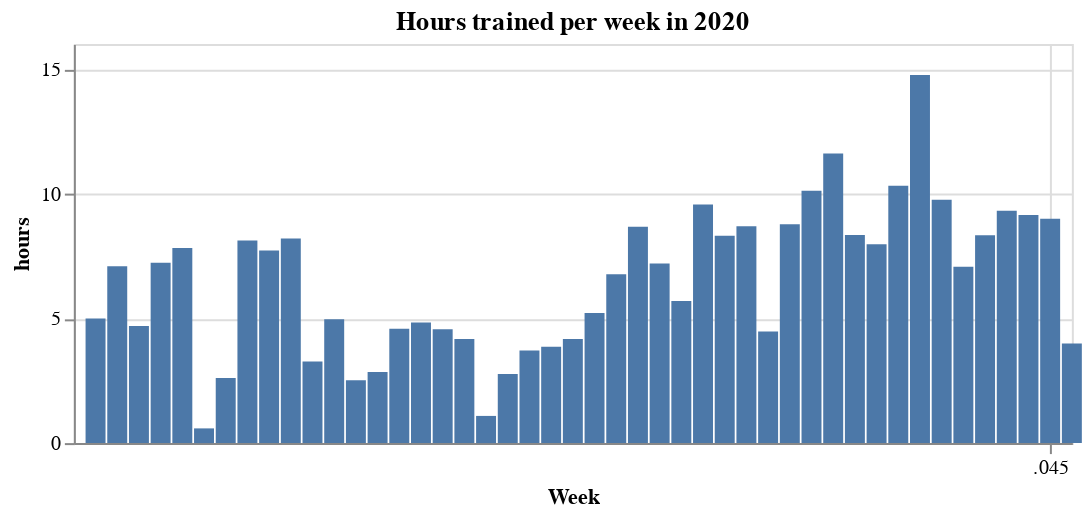

Notebook code cell kept with this figure:
### Code cell
activity_week = df.groupby(['week_no'])['hours'].sum().reset_index(name='hours')

alt.Chart(activity_week).mark_bar(size=10).encode(
    x=alt.X('week_no:T', axis=alt.Axis(title='Week')),
    y='hours:Q'
).properties(
    width=500,
    height=200,
    title='Hours trained per week in 2020'
)

### Figure 1 — Vega-Lite specification as saved in the notebook (floating-point values rounded to 4 significant figures)
{"config": {"view": {"continuousWidth": 400, "continuousHeight": 300}}, "data": {"name": "data-9deef90ed5e50150be8436032afa8587"}, "mark": {"type": "bar", "size": 10}, "encoding": {"x": {"type": "temporal", "axis": {"title": "Week"}, "field": "week_no"}, "y": {"type": "quantitative", "field": "hours"}}, "height": 200, "title": "Hours trained per week in 2020", "width": 500, "$schema": "https://vega.github.io/schema/vega-lite/v4.8.1.json", "datasets": {"data-9deef90ed5e50150be8436032afa8587": [{"week_no": 1, "hours": 4.99}, {"week_no": 2, "hours": 7.09}, {"week_no": 3, "hours": 4.69}, {"week_no": 4, "hours": 7.23}, {"week_no": 5, "hours": 7.82}, {"week_no": 6, "hours": 0.59}, {"week_no": 7, "hours": 2.61}, {"week_no": 8, "hours": 8.12}, {"week_no": 9, "hours": 7.72}, {"week_no": 10, "hours": 8.2}, {"week_no": 11, "hours": 3.27}, {"week_no": 12, "hours": 4.96}, {"week_no": 13, "hours": 2.52}, {"week_no": 14, "hours": 2.85}, {"week_no": 15, "hours": 4.58}, {"week_no": 16, "hours": 4.83}, {"week_no": 17, "hours": 4.56}, {"week_no": 18, "hours": 4.17}, {"week_no": 19, "hours": 1.09}, {"week_no": 20, "hours": 2.77}, {"week_no": 21, "hours": 3.71}, {"week_no": 22, "hours": 3.86}, {"week_no": 23, "hours": 4.17}, {"week_no": 24, "hours": 5.21}, {"week_no": 25, "hours": 6.77}, {"week_no": 26, "hours": 8.67}, {"week_no": 27, "hours": 7.2}, {"week_no": 28, "hours": 5.7}, {"week_no": 29, "hours": 9.56}, {"week_no": 30, "hours": 8.31}, {"week_no": 31, "hours": 8.69}, {"week_no": 32, "hours": 4.47}, {"week_no": 33, "hours": 8.77}, {"week_no": 34, "hours": 10.11}, {"week_no": 35, "hours": 11.61}, {"week_no": 36, "hours": 8.34}, {"week_no": 37, "hours": 7.97}, {"week_no": 38, "hours": 10.32}, {"week_no": 39, "hours": 14.75}, {"week_no": 40, "hours": 9.75}, {"week_no": 41, "hours": 7.07}, {"week_no": 42, "hours": 8.33}, {"week_no": 43, "hours": 9.31}, {"week_no": 44, "hours": 9.14}, {"week_no": 45, "hours": 8.99}, {"week_no": 46, "hours": 3.99}]}}
